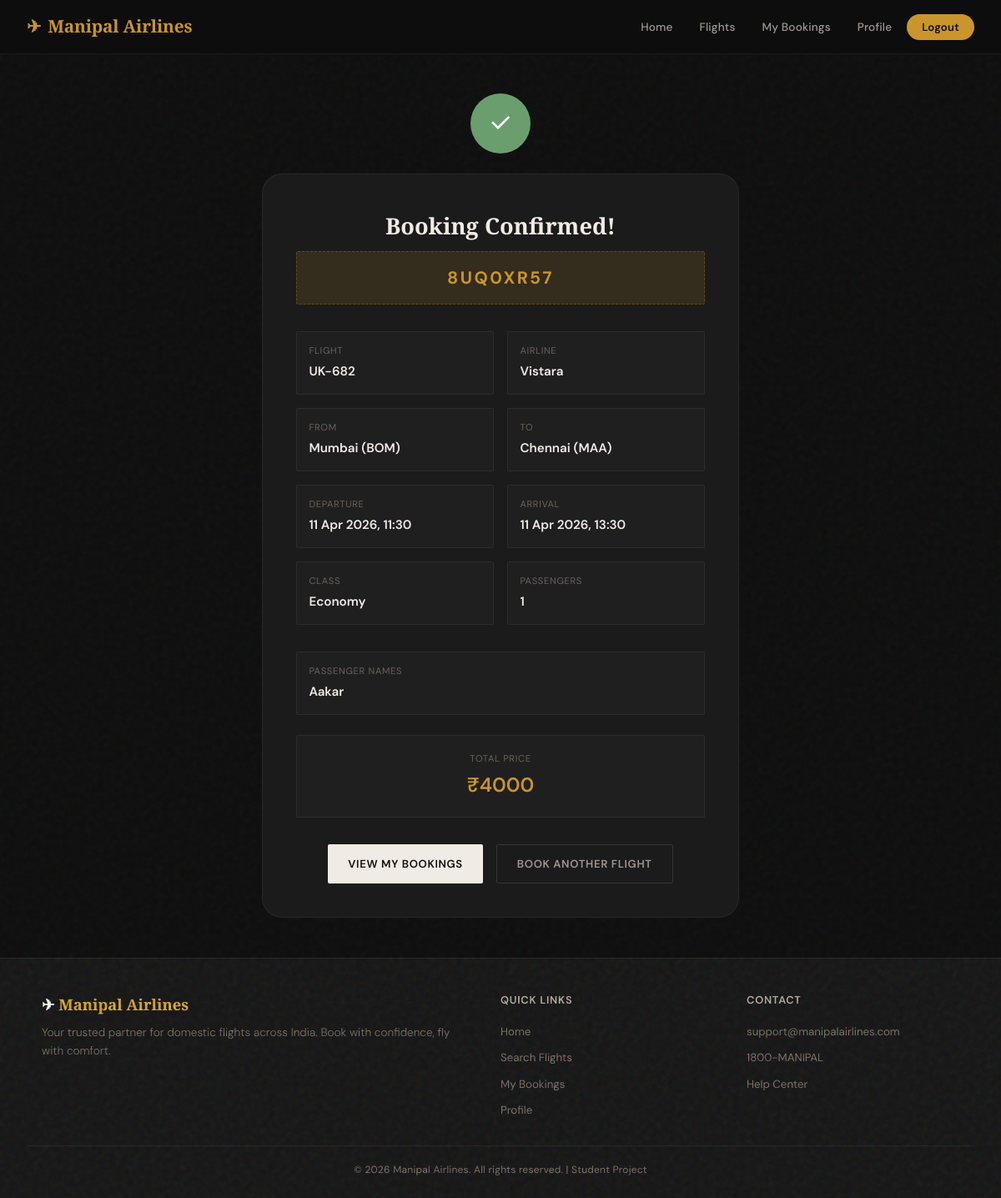
The page /booking/confirmation/1/ (signed in) on the database its author committed.
### flights/models.py (models this page shows, shortened)
class Booking(models.Model):
    STATUS_CHOICES = [
        ('confirmed', 'Confirmed'),
        ('cancelled', 'Cancelled'),
    ]
    SEAT_CHOICES = [
        ('economy', 'Economy'),
        ('business', 'Business'),
    ]
    user = models.ForeignKey(User, on_delete=models.CASCADE, related_name='bookings')
    flight = models.ForeignKey(Flight, on_delete=models.CASCADE, related_name='bookings')
    seat_class = models.CharField(max_length=10, choices=SEAT_CHOICES)
    num_passengers = models.IntegerField(default=1)
    passenger_names = models.TextField(default='[]')  # JSON list of names
    status = models.CharField(max_length=10, choices=STATUS_CHOICES, default='confirmed')
    booking_date = models.DateTimeField(auto_now_add=True)
    total_price = models.DecimalField(max_digits=12, decimal_places=2)
    booking_reference = models.CharField(max_length=8, unique=True, blank=True)
    def get_passenger_names(self):
        try:
            return json.loads(self.passenger_names)
        except json.JSONDecodeError:
            return []
    class Meta:
        ordering = ['-booking_date']

class Flight(models.Model):
    flight_number = models.CharField(max_length=10)
    airline = models.CharField(max_length=100, default='Manipal Airlines')
    origin = models.ForeignKey(Airport, on_delete=models.CASCADE, related_name='departures')
    destination = models.ForeignKey(Airport, on_delete=models.CASCADE, related_name='arrivals')
    departure_time = models.DateTimeField()
    arrival_time = models.DateTimeField()
    economy_price = models.DecimalField(max_digits=10, decimal_places=2)
    business_price = models.DecimalField(max_digits=10, decimal_places=2)
    total_economy_seats = models.IntegerField(default=150)
    total_business_seats = models.IntegerField(default=30)
    is_active = models.BooleanField(default=True)
    stops = models.TextField(default='[]', blank=True)  # JSON list of airport codes for layovers
    def get_stops(self):
        try:
            codes = json.loads(self.stops)
            if codes:
                airports = Airport.objects.filter(code__in=codes)
                airport_map = {a.code: a for a in airports}
                return [airport_map[c] for c in codes if c in airport_map]
        except (json.JSONDecodeError, TypeError):
            pass
        return []
    def get_route_data(self):
        route = []
        route.append({
            'code': self.origin.code,
            'city': self.origin.city,
            'lat': self.origin.latitude,
            'lng': self.origin.longitude,
            'type': 'origin'
        })
        route.append({
            'code': self.destination.code,
            'city': self.destination.city,
            'lat': self.destination.latitude,
            'lng': self.destination.longitude,
            'type': 'destination'
        })
        return route
    class Meta:
        ordering = ['departure_time']

class Airport(models.Model):
    code = models.CharField(max_length=10, unique=True)  # IATA code
    name = models.CharField(max_length=200)
    city = models.CharField(max_length=100)
    country = models.CharField(max_length=100, default='India')
    latitude = models.FloatField(default=0.0)
    longitude = models.FloatField(default=0.0)
    class Meta:
        ordering = ['city']

### flights/views.py (the view)
# urls.py: path('booking/confirmation/<int:booking_id>/', views.booking_confirmation, name='booking_confirmation'),
@login_required
def booking_confirmation(request, booking_id):
    booking = get_object_or_404(Booking, id=booking_id, user=request.user)
    route_data = json.dumps(booking.flight.get_route_data())
    return render(request, 'flights/booking_confirmation.html', {
        'booking': booking,
        'route_data': route_data,
    })

### flights/templates/flights/booking_confirmation.html (shortened to what this page needs)
{% extends 'flights/base.html' %}
{% load flight_extras %}
{% block content %}
<div class="confirmation-container">
    <div class="confirm-icon">✓</div>
    <div class="confirm-card glass-card">
        <h1>Booking Confirmed!</h1>
        <div class="ref-number">{{ booking.booking_reference }}</div>
        <div class="detail-grid">
            <div class="detail-item">
                <div class="label">Flight</div>
                <div class="value">{{ booking.flight.flight_number }}</div>
            </div>
            <div class="detail-item">
                <div class="label">Airline</div>
                <div class="value">{{ booking.flight.airline }}</div>
            </div>
            <div class="detail-item">
                <div class="label">From</div>
                <div class="value">{{ booking.flight.origin.city }} ({{ booking.flight.origin.code }})</div>
            </div>
            <div class="detail-item">
                <div class="label">To</div>
                <div class="value">{{ booking.flight.destination.city }} ({{ booking.flight.destination.code }})</div>
            </div>
            <div class="detail-item">
                <div class="label">Departure</div>
                <div class="value">{{ booking.flight.departure_time|date:"d M Y, H:i" }}</div>
            </div>
            <div class="detail-item">
                <div class="label">Arrival</div>
                <div class="value">{{ booking.flight.arrival_time|date:"d M Y, H:i" }}</div>
            </div>
            <div class="detail-item">
                <div class="label">Class</div>
                <div class="value" style="text-transform: capitalize;">{{ booking.seat_class }}</div>
            </div>
            <div class="detail-item">
                <div class="label">Passengers</div>
                <div class="value">{{ booking.num_passengers }}</div>
            </div>
        </div>
        {% with names=booking.get_passenger_names %}
        {% if names %}
        <div class="detail-item" style="margin-bottom: 1.5rem;">
            <div class="label">Passenger Names</div>
            <div class="value">
                {% for name in names %}
                    {{ name }}{% if not forloop.last %}, {% endif %}
                {% endfor %}
            </div>
        </div>
        {% endif %}
        {% endwith %}
        <div class="detail-item" style="margin-bottom: 2rem; text-align: center; padding: 1.2rem;">
            <div class="label">Total Price</div>
            <div class="value" style="font-size: 1.5rem; color: var(--accent);">₹{{ booking.total_price|floatformat:0 }}</div>
        </div>
        <div style="display: flex; gap: 1rem; justify-content: center; flex-wrap: wrap;">
            <a href="{% url 'my_bookings' %}" class="btn btn-primary" id="view-bookings-btn">View My Bookings</a>
            <a href="{% url 'home' %}" class="btn btn-outline" id="book-another-btn">Book Another Flight</a>
        </div>
    </div>
</div>
{% endblock %}

### static/css/style.css (style rules this page uses)
:root { --bg-primary: #0e0e0e; --bg-secondary: #161616; --bg-card: #1b1b1b; --bg-card-hover: #222222; --bg-elevated: #252525; --bg-input: #1a1a1a; --accent: #c9952c; --accent-light: #dbb154; --accent-dim: rgba(201, 149, 44, 0.15); --accent-glow: rgba(201, 149, 44, 0.25); --success: #6b9e6e; --success-bg: rgba(107, 158, 110, 0.12); --danger: #c45c5c; --danger-bg: rgba(196, 92, 92, 0.12); --info: #6b8fb5; --info-bg: rgba(107, 143, 181, 0.12); --warning: #c9952c; --warning-bg: rgba(201, 149, 44, 0.12); --text-primary: #f0ebe4; --text-secondary: #a09890; --text-muted: #6b635b; --text-inverse: #0e0e0e; --border: rgba(255, 255, 255, 0.06); --border-hover: rgba(255, 255, 255, 0.12); --border-accent: rgba(201, 149, 44, 0.3); --shadow-sm: 0 1px 3px rgba(0,0,0,0.4); --shadow-md: 0 4px 12px rgba(0,0,0,0.5); --shadow-lg: 0 8px 24px rgba(0,0,0,0.6); --radius-sm: 2px; --radius-md: 8px; --radius-lg: 24px; --radius-xl: 32px; --radius-pill: 100px; --ease: all 0.35s cubic-bezier(0.16, 1, 0.3, 1); --font-display: 'Playfair Display', 'Georgia', serif; --font-body: 'DM Sans', 'Inter', -apple-system, sans-serif; }
*, *::before, *::after { margin: 0; padding: 0; box-sizing: border-box; }
html { scroll-behavior: smooth; }
body { font-family: var(--font-body); background: var(--bg-primary); color: var(--text-primary); line-height: 1.6; min-height: 100vh; overflow-x: hidden; font-weight: 400; }
a { color: var(--accent); text-decoration: none; transition: var(--ease); }
.btn { display: inline-flex; align-items: center; justify-content: center; gap: 8px; padding: 12px 24px; border: none; border-radius: var(--radius-sm); font-family: var(--font-body); font-size: 0.82rem; font-weight: 600; cursor: pointer; transition: var(--ease); text-decoration: none; letter-spacing: 0.05em; text-transform: uppercase; }
.btn-primary { background: var(--text-primary); color: var(--bg-primary); }
.btn-outline { background: transparent; border: 1px solid var(--border-hover); color: var(--text-secondary); }
.glass-card { background: var(--bg-card); border: 1px solid var(--border); border-radius: var(--radius-lg); padding: 1.5rem; transition: var(--ease); }
.confirmation-container { max-width: 620px; margin: 3rem auto; padding: 0 1.5rem; text-align: center; }
.confirm-icon { width: 72px; height: 72px; background: var(--success); border-radius: 50%; display: flex; align-items: center; justify-content: center; font-size: 2rem; margin: 0 auto 1.5rem; color: white; animation: scaleIn 0.5s ease; }
.confirm-card { padding: 2.5rem; text-align: left; }
.confirm-card h1 { text-align: center; font-family: var(--font-display); font-size: 1.7rem; margin-bottom: 0.5rem; }
.confirm-card .ref-number { text-align: center; font-size: 1.3rem; font-weight: 700; color: var(--accent); letter-spacing: 0.12em; margin-bottom: 2rem; padding: 0.9rem; background: var(--accent-dim); border-radius: var(--radius-sm); border: 1px dashed var(--border-accent); font-family: var(--font-body); }
.detail-grid { display: grid; grid-template-columns: 1fr 1fr; gap: 1rem; margin-bottom: 2rem; }
.detail-item { padding: 0.9rem; background: rgba(255,255,255,0.02); border-radius: var(--radius-sm); border: 1px solid var(--border); }
.detail-item .label { font-size: 0.7rem; text-transform: uppercase; letter-spacing: 0.06em; color: var(--text-muted); margin-bottom: 3px; }
.detail-item .value { font-size: 0.95rem; font-weight: 600; }

### rows shown on the page
Booking: booking_reference "8UQ0XR57", flight.flight_number "UK-682", flight.airline "Vistara", flight.origin.city "Mumbai", flight.origin.code "BOM", flight.destination.city "Chennai", flight.destination.code "MAA", flight.departure_time "11 Apr 2026, 11:30", flight.arrival_time "11 Apr 2026, 13:30", seat_class "Economy", num_passengers "1", total_price "4000"

### other values the page prints
{{ name }} "Aakar"
